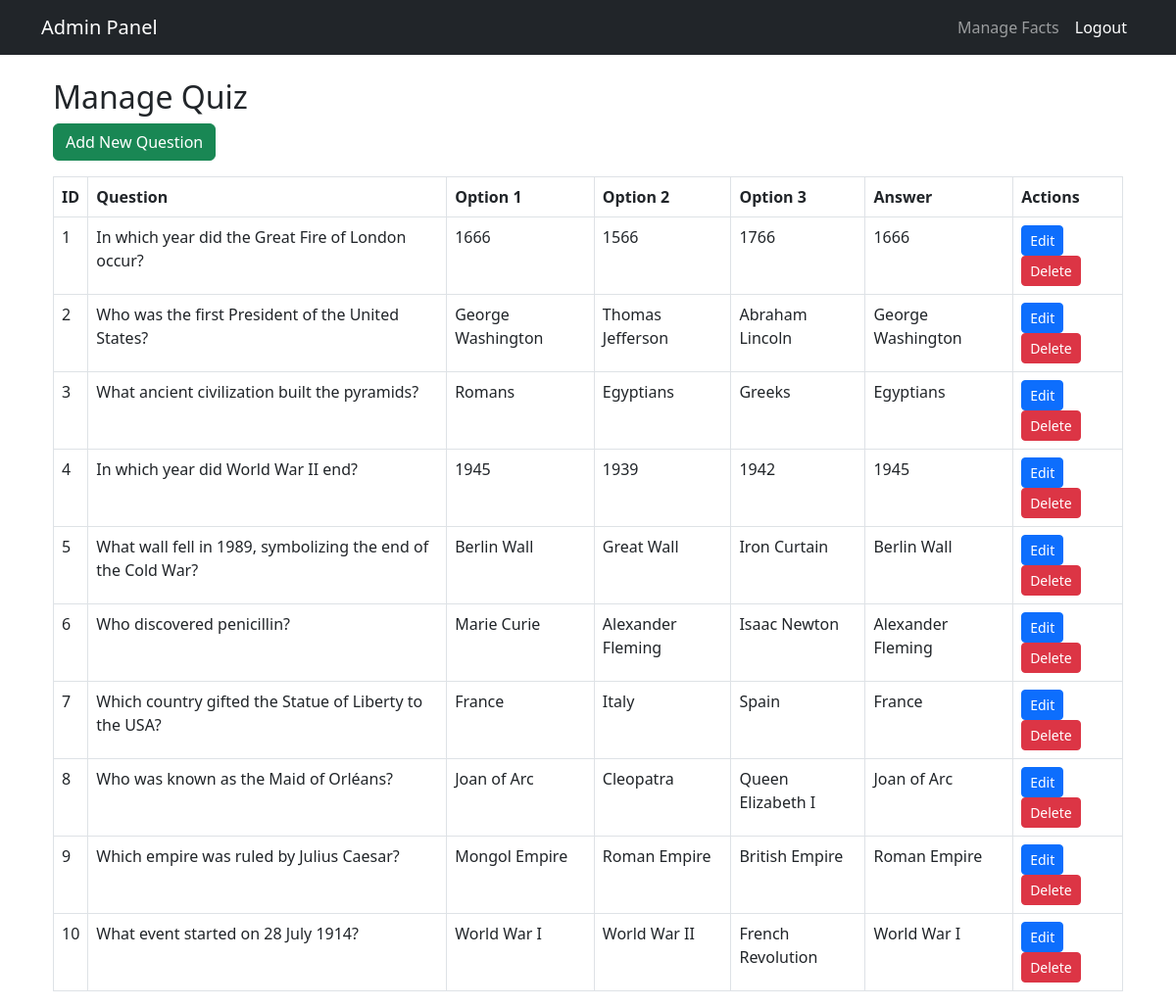
The app's page /admin/manage_quiz (signed in) with its own data.
### app.py (models this page shows)
class Quiz(db.Model):
    id = db.Column(db.Integer, primary_key=True)
    question = db.Column(db.String(500), nullable=False)
    option1 = db.Column(db.String(200), nullable=False)
    option2 = db.Column(db.String(200), nullable=False)
    option3 = db.Column(db.String(200), nullable=False)
    answer = db.Column(db.String(200), nullable=False)

### app.py (the view)
@app.route('/admin/manage_quiz', methods=['GET', 'POST'])
@login_required
def manage_quiz():
    if current_user.role != 'admin':
        flash("Unauthorized access!", "danger")
        return redirect(url_for('admin_dashboard'))
    questions = Quiz.query.all()
    return render_template('admin/manage_quiz.html', questions=questions)

### app.py (called while the page is built)
@login_manager.user_loader
def load_user(user_id):
    return User.query.get(int(user_id))

### templates/admin/manage_quiz.html
{% extends 'admin_base.html' %}
{% block content %}
<div class="container mt-4">
    <h2>Manage Quiz</h2>
    <a href="{{ url_for('add_quiz') }}" class="btn btn-success mb-3">Add New Question</a>
    <table class="table table-bordered">
        <thead>
            <tr>
                <th>ID</th>
                <th>Question</th>
                <th>Option 1</th>
                <th>Option 2</th>
                <th>Option 3</th>
                <th>Answer</th>
                <th>Actions</th>
            </tr>
        </thead>
        <tbody>
            {% for q in questions %}
            <tr>
                <td>{{ q.id }}</td>
                <td>{{ q.question }}</td>
                <td>{{ q.option1 }}</td>
                <td>{{ q.option2 }}</td>
                <td>{{ q.option3 }}</td>
                <td>{{ q.answer }}</td>
                <td>
                    <a href="{{ url_for('edit_quiz', quiz_id=q.id) }}" class="btn btn-primary btn-sm">Edit</a>
                    <a href="{{ url_for('delete_quiz', quiz_id=q.id) }}" class="btn btn-danger btn-sm" onclick="return confirm('Are you sure you want to delete this question?');">Delete</a>
                </td>
            </tr>
            {% endfor %}
        </tbody>
    </table>
</div>
{% endblock %}

### records on screen
Quiz: id "1", question "In which year did the Great Fire of London occur?", option1 "1666", option2 "1566", option3 "1766", answer "1666"
Quiz: id "2", question "Who was the first President of the United States?", option1 "George Washington", option2 "Thomas Jefferson", option3 "Abraham Lincoln", answer "George Washington"
Quiz: id "3", question "What ancient civilization built the pyramids?", option1 "Romans", option2 "Egyptians", option3 "Greeks", answer "Egyptians"
Quiz: id "4", question "In which year did World War II end?", option1 "1945", option2 "1939", option3 "1942", answer "1945"
Quiz: id "5", question "What wall fell in 1989, symbolizing the end of the Cold War?", option1 "Berlin Wall", option2 "Great Wall", option3 "Iron Curtain", answer "Berlin Wall"
Quiz: id "6", question "Who discovered penicillin?", option1 "Marie Curie", option2 "Alexander Fleming", option3 "Isaac Newton", answer "Alexander Fleming"
Quiz: id "7", question "Which country gifted the Statue of Liberty to the USA?", option1 "France", option2 "Italy", option3 "Spain", answer "France"
Quiz: id "8", question "Who was known as the Maid of Orléans?", option1 "Joan of Arc", option2 "Cleopatra", option3 "Queen Elizabeth I", answer "Joan of Arc"
Quiz: id "9", question "Which empire was ruled by Julius Caesar?", option1 "Mongol Empire", option2 "Roman Empire", option3 "British Empire", answer "Roman Empire"
Quiz: id "10", question "What event started on 28 July 1914?", option1 "World War I", option2 "World War II", option3 "French Revolution", answer "World War I"
